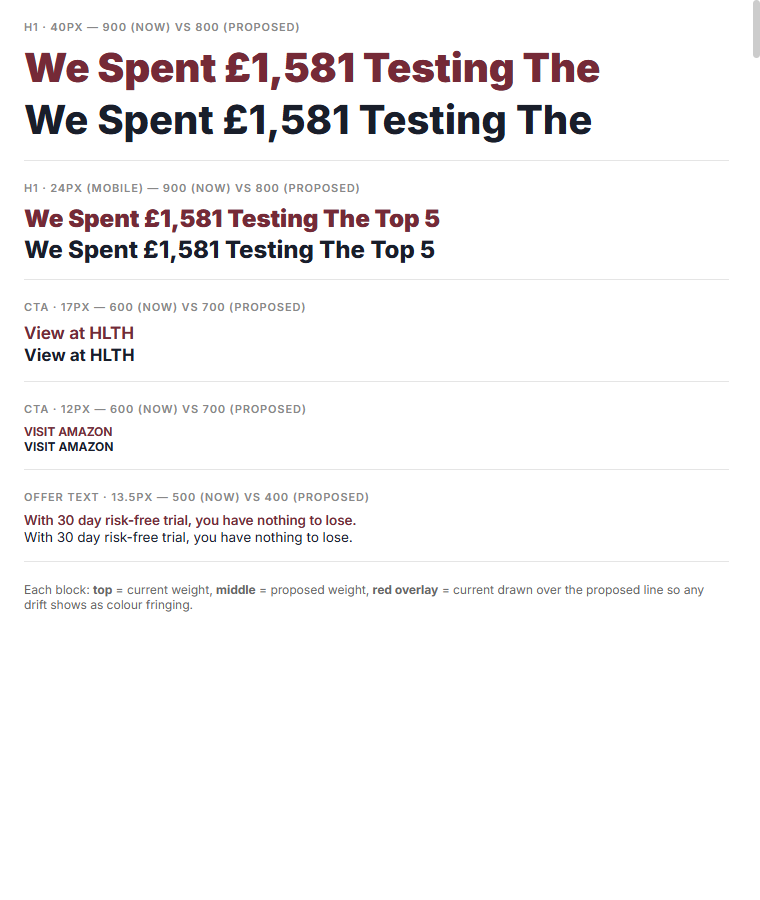
#> input picture weight-compare.png, 760 x 900 px
$ python -i image_registry.py   (imports and definitions only)
#> lines starting #> are read from the running program, lines starting #| are printed output that depends on the picture
#!/usr/bin/env python3
"""
image_registry.py — Inventory every image used across the account's funnels, so
a "new" image can be matched against one that is ALREADY in the LF library
instead of uploading a near-duplicate.

The problem it solves: the same photo gets re-uploaded once per funnel, so the
media library fills with visually identical assets under different uids, and
page weight/cache locality suffer. Before uploading anything, check here first.

  build   walk every funnel's page bodies, collect Image blocks, fingerprint the
          bytes, write a registry JSON
  match   fingerprint local file(s) and report existing library images that are
          identical or visually near-identical

Matching uses two fingerprints, reported separately because they mean different
things:

  sha256  exact byte equality — the same file. A hit means reuse with zero risk.
  dhash   64-bit perceptual difference hash (row-wise gradient). Survives
          re-encoding, resizing and format changes, which is exactly the
          "similar looking image on another funnel" case. Hamming distance 0-4
          is effectively the same picture; 5-10 is a close variant (different
          crop/edit) worth a human look; >10 is unrelated.

dhash is a HEURISTIC. It compares low-frequency structure, so it can collide on
images that share a layout (two screenshots of the same UI, two flat logos on
white). Always eyeball a perceptual-only hit before reusing it.

  python3 image_registry.py build [--out DIR]
  python3 image_registry.py match FILE... [--registry PATH] [--threshold N]
"""
import argparse
import hashlib
import io
import json
import os
import sys
import urllib.parse
import urllib.request

import lf_api

HERE = os.path.dirname(os.path.abspath(__file__))
ROOT = os.path.dirname(HERE)                          # pagescore/ -> repo root
DEFAULT_OUT = os.path.join(ROOT, "funnels", "_registry")

try:
    from PIL import Image
except ImportError:
    Image = None


# ------------------------------------------------------------------ fingerprints
def dhash(data, size=8):
    """64-bit row-gradient perceptual hash as a hex string, or None if the bytes
    aren't a raster Pillow can open (SVGs, for instance)."""
    if Image is None:
        return None
    try:
        im = Image.open(io.BytesIO(data)).convert("L").resize(
            (size + 1, size), Image.LANCZOS)
    except Exception:
        return None
    bits = 0
    for y in range(size):
        for x in range(size):
            bits = (bits << 1) | int(im.getpixel((x, y)) > im.getpixel((x + 1, y)))
    return f"{bits:016x}"


# [5 lines left out: function hamming, not called in this run]


def dimensions(data):
    if Image is None:
        return None
    try:
        return list(Image.open(io.BytesIO(data)).size)
    except Exception:
        return None


def fingerprint_bytes(data):
    return {"sha256": hashlib.sha256(data).hexdigest(),
            "dhash": dhash(data), "bytes": len(data),
            "dim": dimensions(data)}


# ------------------------------------------------------------------ build
# [179 lines left out: functions _session, _walk_images, _fetch, build, _perceptual_clusters, match and 1 more, not called in this run]


# [2 lines not run here, left out]

>>> import cv2
>>> picture = cv2.imread('../weight-compare.png', cv2.IMREAD_GRAYSCALE)
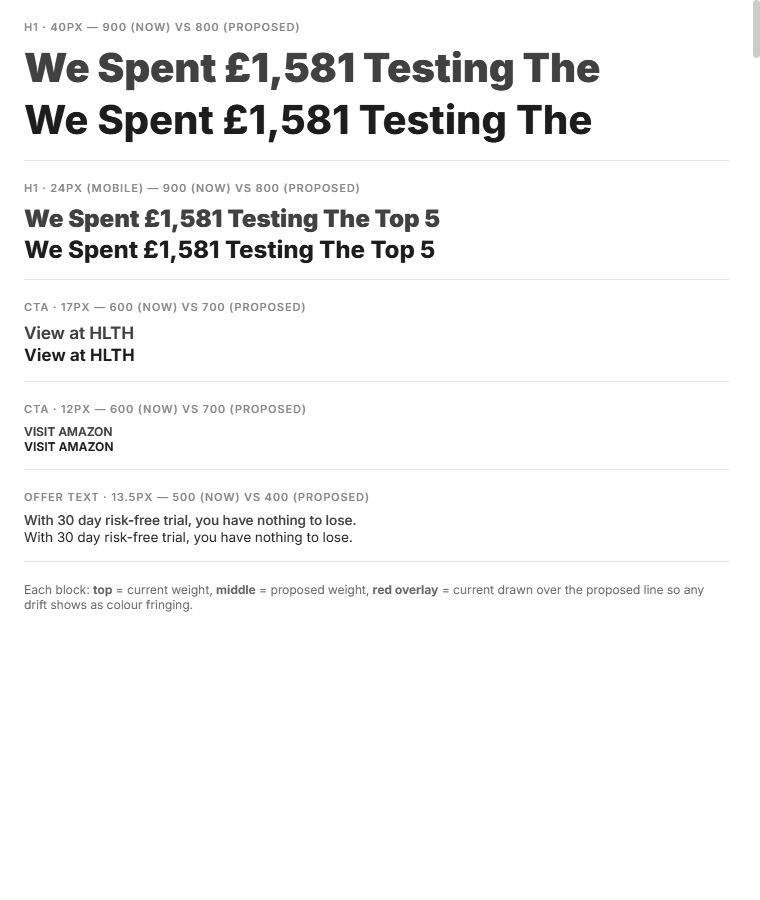
#> picture: shape (900, 760); min 29, max 255, mean 245.4
>>> result = fingerprint_bytes(picture)
#> result = 4 items
